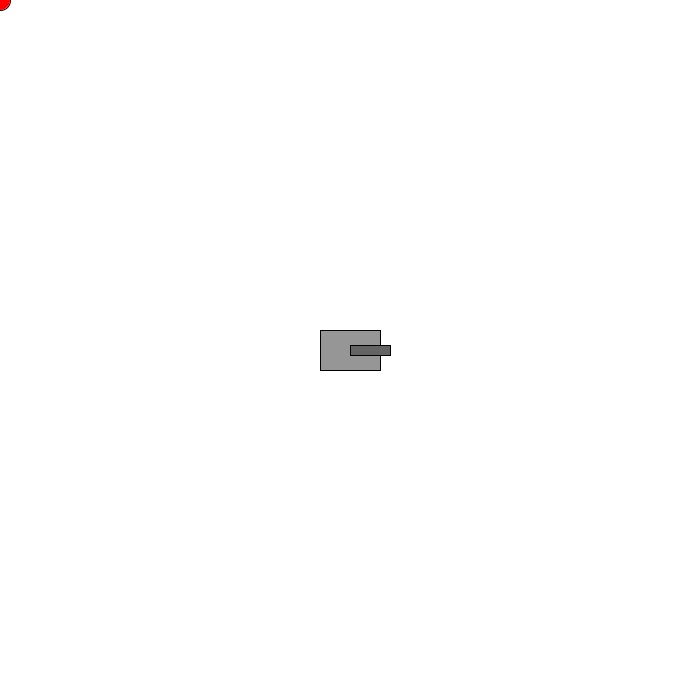
Frame 1 (no input)
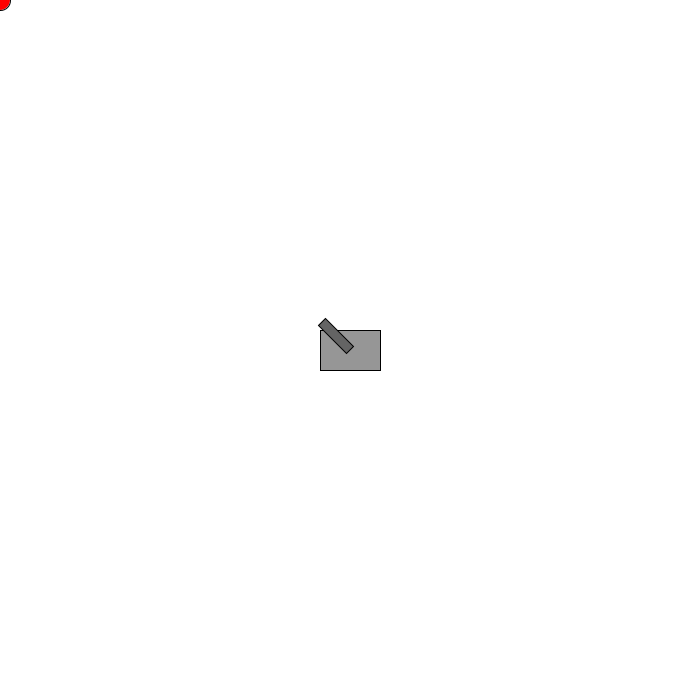
Frame 60 (the mouse pressed at the canvas centre just before this capture)
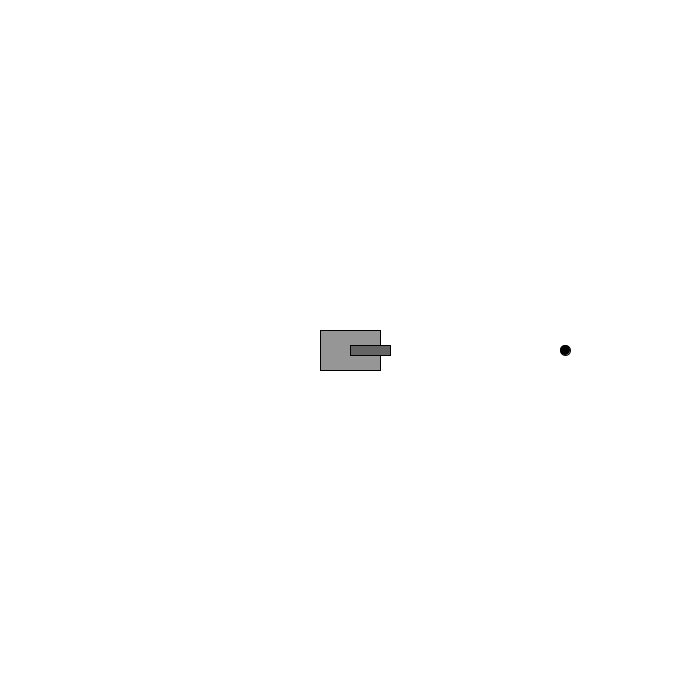
Frame 120 (the mouse held since frame 60 and released just before this capture)

The Processing sketch that drew these frames (run headless with seeded random() and noise(); from frame 60 on, the mouse is pressed at the canvas centre):

// Processing sketch: PUNTO_12
// ── PUNTO_12.pde

Tanque tanque;
Player player;

void setup() {
  size(700, 700);
  tanque = new Tanque(width/2, height/2);
  player = new Player();
}

void draw() {
  background(255);

  player.updatePosition();
  player.display();
  tanque.dibujarTanque();
  tanque.direccionCañon(player);
}

// ── Player.pde

class Player {
  PVector pos;

  Player() {
    pos = new PVector(width/2, height/2);
  }

  void updatePosition() {
    pos.x = mouseX;
    pos.y = mouseY;
  }

  void display() {
    // Dibuja el jugador
    fill(255, 0, 0);
    ellipse(pos.x, pos.y, 20, 20);
  }
}

// ── Proyectil.pde
class Proyectil {
  PVector position;
  PVector vel;
  float speed=5;

  Proyectil(float x, float y, float angulo) {
    position = new PVector(x, y);
    vel = PVector.fromAngle(angulo).mult(speed);
  }

  void update() {
    position.add(vel);
  }

  void display() {
    fill(0);
    ellipse(position.x, position.y, 10, 10);
  }
}

// ── Tanque.pde
class Tanque {
  PVector position;
  float angulo;
  float distanciaMaxima = 250;
  ArrayList<Proyectil> proyectiles;
  int timer = 0; // Contador
  int intervalo = 30; // Intervalo de tiempo entre disparos (en frames)


  Tanque(float x, float y) {
    position = new PVector(x, y);
    proyectiles = new ArrayList<Proyectil>();
  }

  void dibujarTanque() {
    fill(150);
    rectMode(CENTER);
    rect(position.x, position.y, 60, 40);

    // Cañón
    fill(100);
    pushMatrix();
    translate(position.x + 20 * cos(angulo), position.y + 20 * sin(angulo)); // Ajusta el punto de rotación para que el cañón gire desde uno de los extremos
    rotate(angulo);
    rect(0, 0, 40, 10);
    popMatrix();
  }

  void disparar() {
    Proyectil proyectil = new Proyectil(position.x + cos(angulo) * 65, position.y + sin(angulo) * 65, angulo);
    proyectiles.add(proyectil);
  }


  void direccionCañon(Player player) {
    // Ángulo hacia el jugador
    PVector direccion = PVector.sub(player.pos, position);
    angulo = atan2(direccion.y, direccion.x);

    float distancia = direccion.mag();
    if (distancia < distanciaMaxima && timer <=0) {
      disparar();
      timer = intervalo;
    }

    // Muestra los proyectiles
    for (int i = proyectiles.size() - 1; i >= 0; i--) {
      Proyectil proyectil = proyectiles.get(i);
      proyectil.update();
      proyectil.display();

      if (proyectil.position.x < 0 || proyectil.position.x > width || proyectil.position.y < 0 || proyectil.position.y > height) {
        proyectiles.remove(i);
      }
    }
    if (timer > 0) {
      timer--;
    }
  }
}
